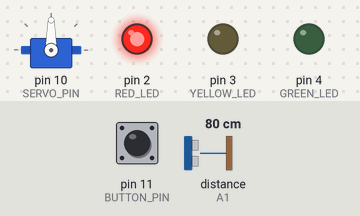
The sketch below on a simulated Arduino Uno, built with avr-gcc and run on an emulated ATmega328P. Shown: servo, output pins drawn as LEDs (lit = HIGH). Wiring (inferred from the names in the program): ultrasonic range finder: trigger A0; echo A1. Inputs (shaded band) come from the test bench; at power-on: distance to the obstacle (sensor on A1) 80 cm, pin 11 (BUTTON_PIN) HIGH. The echo pulse lasts 58.3 µs per cm; pins used as bus, display or sensor lines are not drawn.

Above: at 19.4 s.
19.5 s: distance to the obstacle (sensor on A1) set to 4 cm
At 22.6 s:
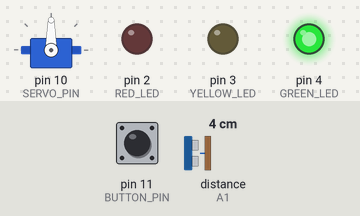
At 32.0 s:
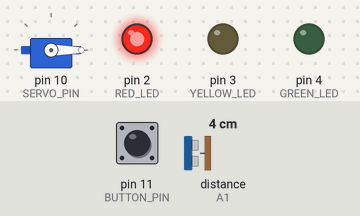
41.5 s: distance to the obstacle (sensor on A1) set to 2 cm
At 44.4 s:
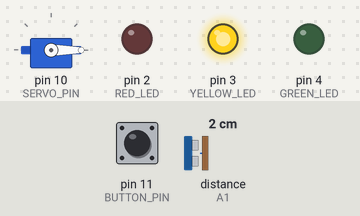
Timing chart, 0 to 69.0 s (numbered marks = the images above; inputs shaded):
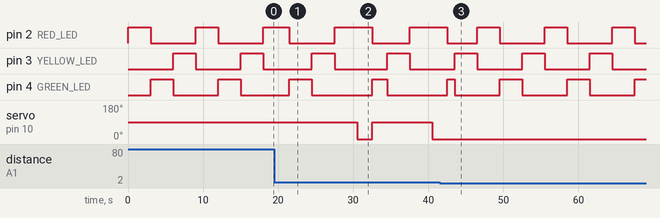

The sketch:

arduino0606.ino
```cpp
#include <Servo.h>

#define SERVO_PIN 10
#define TRIGGER_PIN1 A0
#define ECHO_PIN1 A1
#define RED_LED 2
#define YELLOW_LED 3
#define GREEN_LED 4
#define BUTTON_PIN 11

Servo servo;

bool cancelaAberta = false;
bool paused = false;
bool buttonState = false;
bool lastButtonState = false;
unsigned long lastDebounceTime = 0;
unsigned long debounceDelay = 50;  // Delay para debounce
unsigned long lastPauseTime = 0;
unsigned long pauseDuration = 3000;  // Tempo de pausa em milissegundos

// Estados do semáforo
enum TrafficLightState {
  RED,
  GREEN,
  YELLOW
};

TrafficLightState currentState = RED;  // Estado inicial do semáforo

void setup() {
  Serial.begin(9600);

  // Setup do Servo
  pinMode(SERVO_PIN, OUTPUT);
  servo.attach(SERVO_PIN);
  pinMode(TRIGGER_PIN1, OUTPUT);
  pinMode(ECHO_PIN1, INPUT);

  // Setup dos LEDs e Botão
  pinMode(RED_LED, OUTPUT);
  pinMode(YELLOW_LED, OUTPUT);
  pinMode(GREEN_LED, OUTPUT);
  pinMode(BUTTON_PIN, INPUT_PULLUP);
}

void loop() {
  // Leitura e controle do sensor ultrassônico e do servo
  float distancia1 = medirDistancia(TRIGGER_PIN1, ECHO_PIN1);
  if (distancia1 >= 2 && distancia1 <= 4) {
    if (!cancelaAberta) {
      abrirCancela();
      cancelaAberta = true;
    }
  } else {
    if (cancelaAberta) {
      fecharCancela();
      cancelaAberta = false;
    }
  }

  // Leitura do botão e controle dos LEDs
  int reading = digitalRead(BUTTON_PIN);

  // Verifica se o estado do botão mudou
  if (reading != lastButtonState) {
    lastDebounceTime = millis();
  }

  // Se o tempo de debounce tiver passado, considera a leitura atual
  if ((millis() - lastDebounceTime) > debounceDelay) {
    // Se o estado do botão mudou, altera o estado de pausa
    if (reading != buttonState) {
      buttonState = reading;
      // Apenas alterna o estado de pausa quando o botão é pressionado (LOW)
      if (buttonState == LOW) {
        // Mudar para o estado vermelho imediatamente
        currentState = RED;
        lastPauseTime = millis(); // Inicia contagem para retorno ao ciclo normal
      }
    }
  }

  lastButtonState = reading;

  // Controle do semáforo
  switch (currentState) {
    case RED:
      digitalWrite(RED_LED, HIGH);
      digitalWrite(YELLOW_LED, LOW);
      digitalWrite(GREEN_LED, LOW);
      if (!paused && millis() - lastPauseTime > pauseDuration) {
        currentState = GREEN;
        lastPauseTime = millis();
      }
      break;
    case GREEN:
      digitalWrite(RED_LED, LOW);
      digitalWrite(YELLOW_LED, LOW);
      digitalWrite(GREEN_LED, HIGH);
      if (!paused && millis() - lastPauseTime > pauseDuration) {
        currentState = YELLOW;
        lastPauseTime = millis();
      }
      break;
    case YELLOW:
      digitalWrite(RED_LED, LOW);
      digitalWrite(YELLOW_LED, HIGH);
      digitalWrite(GREEN_LED, LOW);
      if (!paused && millis() - lastPauseTime > pauseDuration) {
        currentState = RED;
        lastPauseTime = millis();
      }
      break;
  }
}

float medirDistancia(int triggerPin, int echoPin) {
  digitalWrite(triggerPin, LOW);
  delayMicroseconds(2);
  digitalWrite(triggerPin, HIGH);
  delayMicroseconds(10);
  digitalWrite(triggerPin, LOW);
  return pulseIn(echoPin, HIGH) / 58.0;
}

void abrirCancela() {
  servo.write(90);
  delay(2000);
}

void fecharCancela() {
  servo.write(0);
  delay(2000);
}
```

Measured:
- after the input at 19.5 s, servo on pin 10 (SERVO_PIN): 90° → 0° after 11.0 s, → 90° 2.0 s later, → 0° 8.0 s later
- after the input at 41.5 s, servo on pin 10 (SERVO_PIN): stops changing and stays 0°
- by itself, pin 2 (RED_LED): repeats every 9.0 s: HIGH 3.0 s, LOW 6.0 s
- by itself, pin 3 (YELLOW_LED): alternates HIGH for 3.0 s and LOW for 6.0 s
- by itself, pin 4 (GREEN_LED): repeats every 9.0 s: LOW 6.0 s, HIGH 3.0 s
